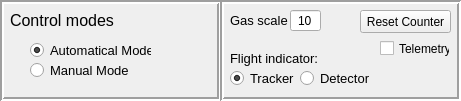
   <widget class="QFrame" name="frame_4">
    <property name="geometry">
     <rect>
      <x>0</x>
      <y>190</y>
      <width>461</width>
      <height>101</height>
     </rect>
    </property>
    <property name="frameShape">
     <enum>QFrame::StyledPanel</enum>
    </property>
    <property name="frameShadow">
     <enum>QFrame::Raised</enum>
    </property>
    <widget class="QFrame" name="frame_8">
     <property name="geometry">
      <rect>
       <x>0</x>
       <y>0</y>
       <width>221</width>
       <height>101</height>
      </rect>
     </property>
     <property name="frameShape">
      <enum>QFrame::Box</enum>
     </property>
     <property name="frameShadow">
      <enum>QFrame::Sunken</enum>
     </property>
     <property name="lineWidth">
      <number>2</number>
     </property>
     <widget class="QLabel" name="label_6">
      <property name="geometry">
       <rect>
        <x>10</x>
        <y>10</y>
        <width>111</width>
        <height>21</height>
       </rect>
      </property>
      <property name="font">
       <font>
        <pointsize>12</pointsize>
       </font>
      </property>
      <property name="text">
       <string>Control modes</string>
      </property>
     </widget>
     <widget class="QRadioButton" name="radiobtn_auto">
      <property name="geometry">
       <rect>
        <x>30</x>
        <y>40</y>
        <width>121</width>
        <height>21</height>
       </rect>
      </property>
      <property name="font">
       <font>
        <pointsize>10</pointsize>
       </font>
      </property>
      <property name="text">
       <string>Automatical Mode</string>
      </property>
      <property name="checked">
       <bool>true</bool>
      </property>
     </widget>
     <widget class="QRadioButton" name="radiobtn_manual">
      <property name="geometry">
       <rect>
        <x>30</x>
        <y>60</y>
        <width>101</width>
        <height>21</height>
       </rect>
      </property>
      <property name="font">
       <font>
        <pointsize>10</pointsize>
       </font>
      </property>
      <property name="text">
       <string>Manual Mode</string>
      </property>
     </widget>
    </widget>
    <widget class="QFrame" name="frame_12">
     <property name="geometry">
      <rect>
       <x>220</x>
       <y>0</y>
       <width>241</width>
       <height>101</height>
      </rect>
     </property>
     <property name="frameShape">
      <enum>QFrame::Box</enum>
     </property>
     <property name="frameShadow">
      <enum>QFrame::Sunken</enum>
     </property>
     <property name="lineWidth">
      <number>2</number>
     </property>
     <widget class="QLabel" name="label_14">
      <property name="geometry">
       <rect>
        <x>10</x>
        <y>10</y>
        <width>61</width>
        <height>20</height>
       </rect>
      </property>
      <property name="font">
       <font>
        <pointsize>10</pointsize>
       </font>
      </property>
      <property name="text">
       <string>Gas scale</string>
      </property>
     </widget>
     <widget class="QLineEdit" name="ledit_gasscale">
      <property name="geometry">
       <rect>
        <x>70</x>
        <y>10</y>
        <width>31</width>
        <height>21</height>
       </rect>
      </property>
      <property name="text">
       <string>10</string>
      </property>
      <property name="alignment">
       <set>Qt::AlignCenter</set>
      </property>
     </widget>
     <widget class="QCheckBox" name="cbox_telemetry">
      <property name="enabled">
       <bool>true</bool>
      </property>
      <property name="geometry">
       <rect>
        <x>160</x>
        <y>40</y>
        <width>70</width>
        <height>17</height>
       </rect>
      </property>
      <property name="text">
       <string>Telemetry</string>
      </property>
      <property name="checked">
       <bool>false</bool>
      </property>
     </widget>
     <widget class="QPushButton" name="btnreset">
      <property name="geometry">
       <rect>
        <x>140</x>
        <y>10</y>
        <width>91</width>
        <height>23</height>
       </rect>
      </property>
      <property name="text">
       <string>Reset Counter</string>
      </property>
     </widget>
     <widget class="QLabel" name="label_41">
      <property name="geometry">
       <rect>
        <x>10</x>
        <y>50</y>
        <width>131</width>
        <height>16</height>
       </rect>
      </property>
      <property name="font">
       <font>
        <pointsize>10</pointsize>
       </font>
      </property>
      <property name="text">
       <string>Flight indicator:</string>
      </property>
     </widget>
     <widget class="QRadioButton" name="radiobtn_tracker">
      <property name="geometry">
       <rect>
        <x>10</x>
        <y>70</y>
        <width>82</width>
        <height>17</height>
       </rect>
      </property>
      <property name="font">
       <font>
        <pointsize>10</pointsize>
       </font>
      </property>
      <property name="text">
       <string>Tracker</string>
      </property>
      <property name="checked">
       <bool>true</bool>
      </property>
     </widget>
     <widget class="QRadioButton" name="radiobtn_detector">
      <property name="geometry">
       <rect>
        <x>80</x>
        <y>70</y>
        <width>82</width>
        <height>17</height>
       </rect>
      </property>
      <property name="font">
       <font>
        <pointsize>10</pointsize>
       </font>
      </property>
      <property name="text">
       <string>Detector</string>
      </property>
     </widget>
    </widget>
   </widget>
